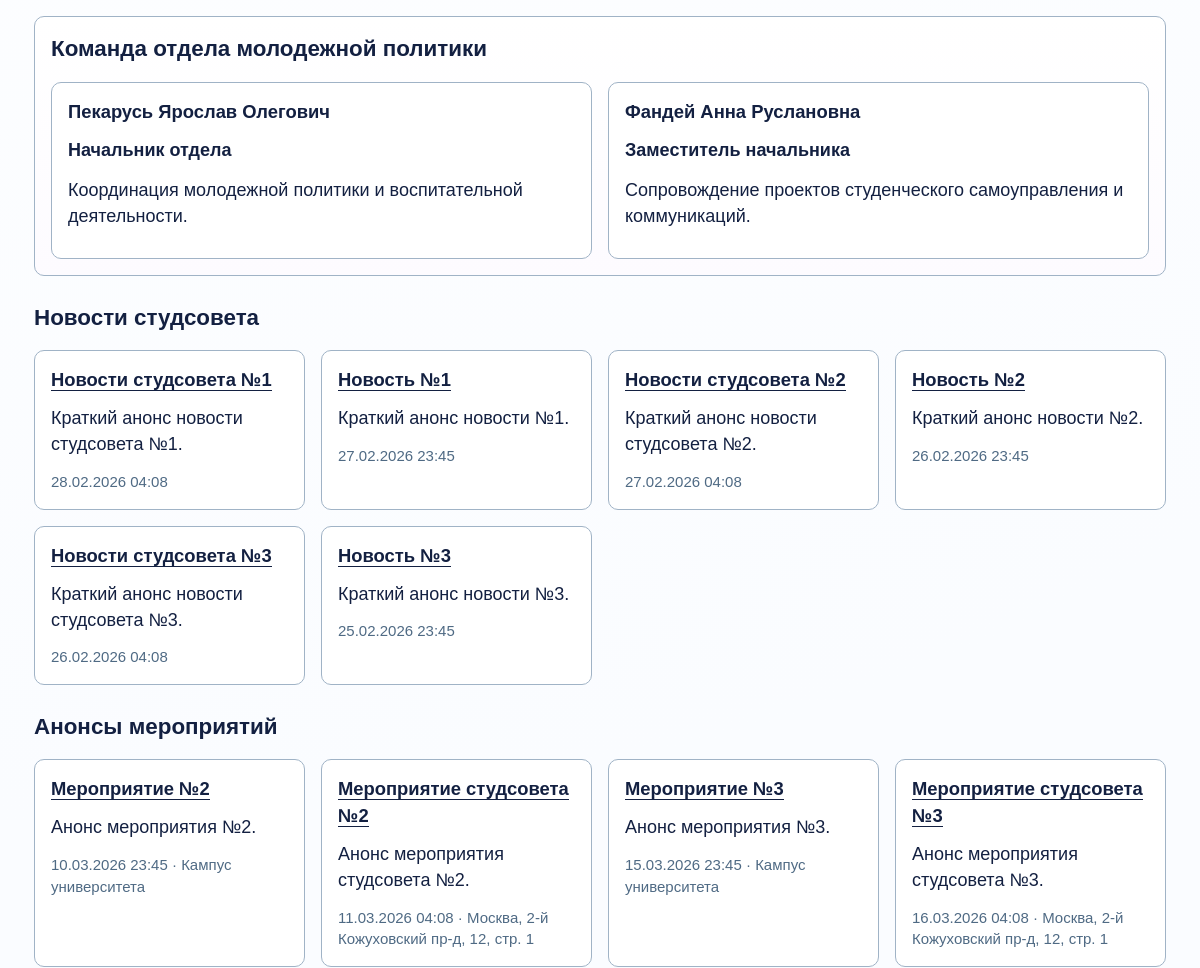
Before: / (middle part) with the older database file.
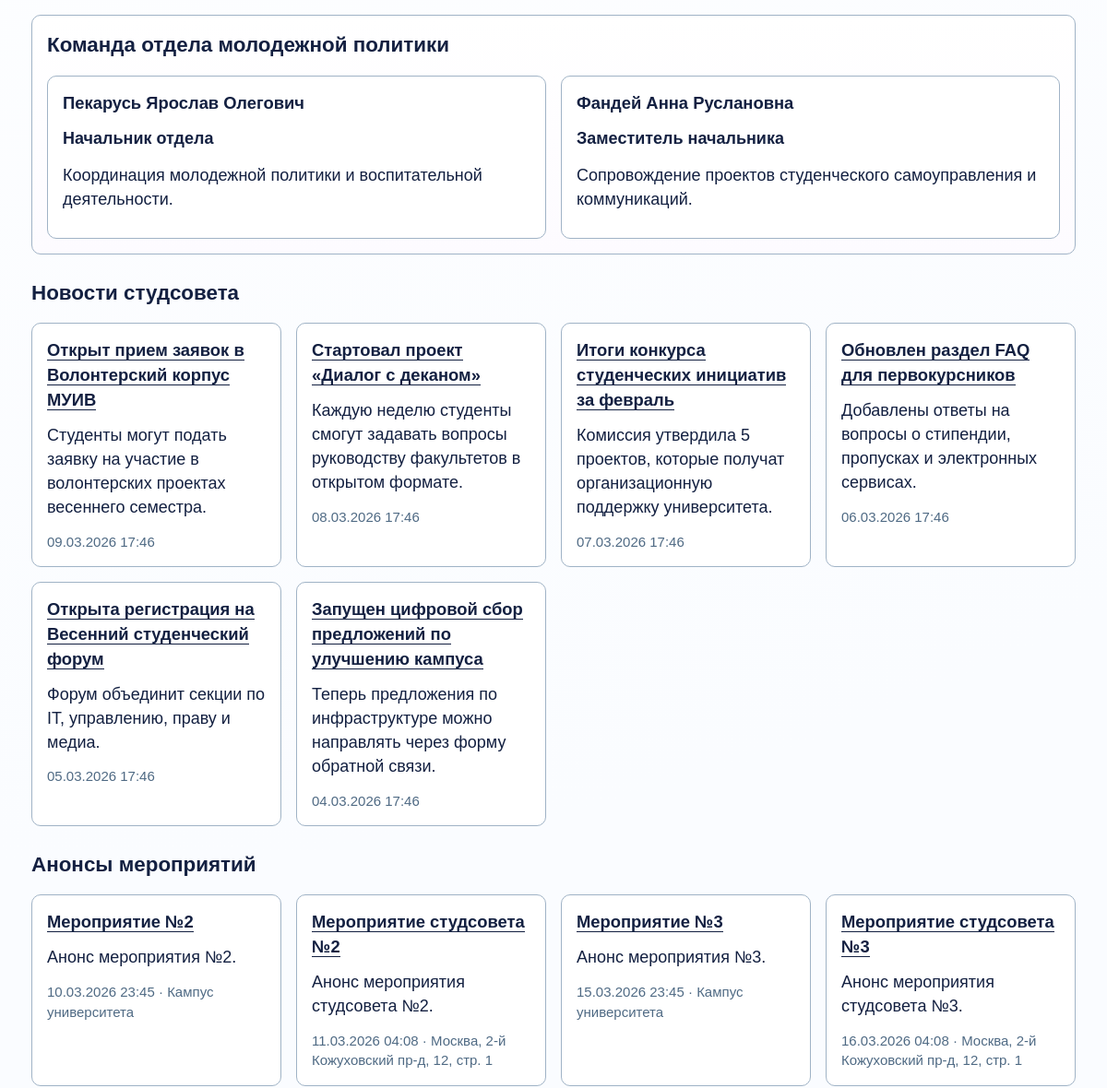
After: the same page with the newer database file.
### core/models.py (models this page shows, shortened)
class TimestampedModel(models.Model):
    created_at = models.DateTimeField(auto_now_add=True)
    updated_at = models.DateTimeField(auto_now=True)
    class Meta:
        abstract = True

class News(TimestampedModel):
    title = models.CharField(max_length=200)
    summary = models.TextField()
    content = models.TextField()
    image_url = models.URLField(blank=True)
    is_published = models.BooleanField(default=True)
    published_at = models.DateTimeField(default=timezone.now)
    class Meta:
        ordering = ["-published_at"]
        verbose_name_plural = "News"
    def get_absolute_url(self):
        return reverse("core:news_detail", kwargs={"pk": self.pk})

class Event(TimestampedModel):
    title = models.CharField(max_length=200)
    description = models.TextField()
    short_description = models.CharField(max_length=280)
    location = models.CharField(max_length=200)
    start_at = models.DateTimeField()
    end_at = models.DateTimeField(blank=True, null=True)
    registration_deadline = models.DateTimeField(blank=True, null=True)
    max_participants = models.PositiveIntegerField(blank=True, null=True)
    is_published = models.BooleanField(default=True)
    class Meta:
        ordering = ["start_at"]
    def get_absolute_url(self):
        return reverse("core:event_detail", kwargs={"pk": self.pk})

### core/views/public_views.py (the view)
# urls.py: path("", views.home, name="home"),
def home(request):
    latest_news = News.objects.filter(is_published=True)[:6]
    upcoming_events = Event.objects.filter(is_published=True, start_at__gte=timezone.now())[:6]
    active_projects = Project.objects.filter(is_published=True)[:6]
    community_posts = CommunityPost.objects.filter(is_published=True).select_related("author")[:3]
    return render(
        request,
        "core/home.html",
        {
            "latest_news": latest_news,
            "upcoming_events": upcoming_events,
            "active_projects": active_projects,
            "community_posts": community_posts,
        },
    )

### core/context_processors.py (called while the page is built)
def _resolve_menu(items):
    resolved = []
    for view_name, label in items:
        try:
            url = reverse(view_name)
        except NoReverseMatch:
            continue
        resolved.append({"view_name": view_name, "label": label, "url": url})
    return resolved

def navigation_context(request):
    resolver = request.resolver_match
    view_name = resolver.view_name if resolver else ""
    breadcrumbs = [{"title": "Главная", "url": reverse("core:home")}]
    if view_name and view_name != "core:home":
        breadcrumbs.append({"title": PAGE_TITLES.get(view_name, "Страница"), "url": None})
    return {
        "main_menu": _resolve_menu(MAIN_MENU),
        "cabinet_menu": _resolve_menu(CABINET_MENU),
        "staff_menu": _resolve_menu(STAFF_MENU),
        "breadcrumbs": breadcrumbs,
        "author_full_name": AUTHOR_FULL_NAME,
        "user_role": get_user_role(request.user),
        "is_staff_admin": has_any_role(request.user, UserProfile.ROLE_ADMIN),
    }

### core/permissions.py (called while the page is built)
def get_user_role(user):
    if not user.is_authenticated:
        return None
    profile = getattr(user, "profile", None)
    if profile:
        return profile.role
    return UserProfile.ROLE_STUDENT

### templates/core/home.html (shortened to what this page needs)
﻿{% extends "base.html" %}
{% block content %}
<section class="section-panel">
    <h2>Команда отдела молодежной политики</h2>
    <div class="card-grid">
        <article class="card">
            <h3>Пекарусь Ярослав Олегович</h3>
            <p><strong>Начальник отдела</strong></p>
            <p>Координация молодежной политики и воспитательной деятельности.</p>
        </article>
        <article class="card">
            <h3>Фандей Анна Руслановна</h3>
            <p><strong>Заместитель начальника</strong></p>
            <p>Сопровождение проектов студенческого самоуправления и коммуникаций.</p>
        </article>
    </div>
</section>
<section>
    <h2>Новости студсовета</h2>
    <div class="card-grid">
        {% for item in latest_news %}
            <article class="card">
                <h3><a href="{{ item.get_absolute_url }}">{{ item.title }}</a></h3>
                <p>{{ item.summary|truncatewords:26 }}</p>
                <small>{{ item.published_at|date:"d.m.Y H:i" }}</small>
            </article>
        {% endfor %}
    </div>
</section>
<section>
    <h2>Анонсы мероприятий</h2>
    <div class="card-grid">
        {% for event in upcoming_events %}
            <article class="card">
                <h3><a href="{{ event.get_absolute_url }}">{{ event.title }}</a></h3>
                <p>{{ event.short_description }}</p>
                <small>{{ event.start_at|date:"d.m.Y H:i" }} · {{ event.location }}</small>
            </article>
        {% endfor %}
    </div>
</section>
{% endblock %}

Changed rows visible on the page:
no longer on this page (row unchanged): News: title "Новости студсовета №1", summary "Краткий анонс новости студсовета №1.", published_at "28.02.2026 04:08"
no longer on this page (row unchanged): News: title "Новость №1", summary "Краткий анонс новости №1.", published_at "27.02.2026 23:45"
no longer on this page (row unchanged): News: title "Новости студсовета №2", summary "Краткий анонс новости студсовета №2.", published_at "27.02.2026 04:08"
no longer on this page (row unchanged): News: title "Новость №2", summary "Краткий анонс новости №2.", published_at "26.02.2026 23:45"
no longer on this page (row unchanged): News: title "Новости студсовета №3", summary "Краткий анонс новости студсовета №3.", published_at "26.02.2026 04:08"
no longer on this page (row unchanged): News: title "Новость №3", summary "Краткий анонс новости №3.", published_at "25.02.2026 23:45"
added News: title "Открыт прием заявок в Волонтерский корпус МУИВ", summary "Студенты могут подать заявку на участие в волонтерских проектах весеннего семестра.", published_at "09.03.2026 17:46"
added News: title "Стартовал проект «Диалог с деканом»", summary "Каждую неделю студенты смогут задавать вопросы руководству факультетов в открытом формате.", published_at "08.03.2026 17:46"
added News: title "Итоги конкурса студенческих инициатив за февраль", summary "Комиссия утвердила 5 проектов, которые получат организационную поддержку университета.", published_at "07.03.2026 17:46"
added News: title "Обновлен раздел FAQ для первокурсников", summary "Добавлены ответы на вопросы о стипендии, пропусках и электронных сервисах.", published_at "06.03.2026 17:46"
added News: title "Открыта регистрация на Весенний студенческий форум", summary "Форум объединит секции по IT, управлению, праву и медиа.", published_at "05.03.2026 17:46"
added News: title "Запущен цифровой сбор предложений по улучшению кампуса", summary "Теперь предложения по инфраструктуре можно направлять через форму обратной связи.", published_at "04.03.2026 17:46"
